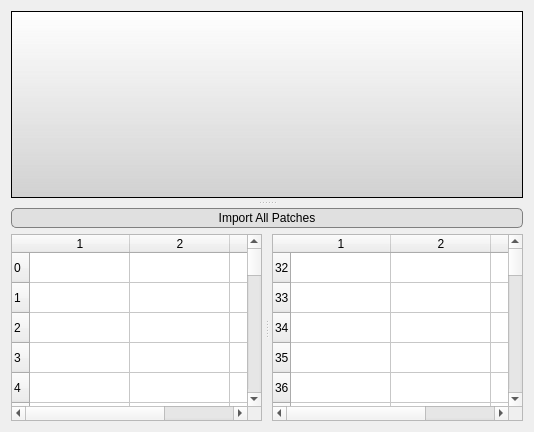
        <widget class="QWidget" name="tab_sd">
         <attribute name="title">
          <string>SD Card View</string>
         </attribute>
         <attribute name="toolTip">
          <string>Switch to view your SD card within the ZOIA Librarian</string>
         </attribute>
         <layout class="QHBoxLayout" name="horizontalLayout">
          <item>
           <widget class="QSplitter" name="splitter_sd_vert">
            <property name="sizePolicy">
             <sizepolicy hsizetype="Expanding" vsizetype="Expanding">
              <horstretch>0</horstretch>
              <verstretch>0</verstretch>
             </sizepolicy>
            </property>
            <property name="orientation">
             <enum>Qt::Vertical</enum>
            </property>
            <property name="handleWidth">
             <number>10</number>
            </property>
            <widget class="QTreeView" name="sd_tree">
             <property name="accessibleName">
              <string>SD Card Viewer</string>
             </property>
             <property name="accessibleDescription">
              <string>Dispalys the contents of the previously specified SD Card (which is specified via the menu bar at File-&gt;Specify SD Card path, or by using Alt+S and then specifying that way).</string>
             </property>
             <property name="styleSheet">
              <string notr="true">background-color: qlineargradient(spread:pad, x1:1, y1:1, x2:1, y2:0, stop:0 rgba(0, 0, 0, 32), stop:1 rgba(255, 255, 255, 255));</string>
             </property>
             <property name="lineWidth">
              <number>10000</number>
             </property>
             <property name="midLineWidth">
              <number>10000</number>
             </property>
             <property name="sizeAdjustPolicy">
              <enum>QAbstractScrollArea::AdjustIgnored</enum>
             </property>
             <property name="editTriggers">
              <set>QAbstractItemView::NoEditTriggers</set>
             </property>
             <property name="showDropIndicator" stdset="0">
              <bool>false</bool>
             </property>
             <property name="verticalScrollMode">
              <enum>QAbstractItemView::ScrollPerPixel</enum>
             </property>
             <property name="indentation">
              <number>20</number>
             </property>
             <property name="rootIsDecorated">
              <bool>true</bool>
             </property>
             <property name="sortingEnabled">
              <bool>false</bool>
             </property>
             <property name="animated">
              <bool>true</bool>
             </property>
             <property name="allColumnsShowFocus">
              <bool>true</bool>
             </property>
             <property name="wordWrap">
              <bool>false</bool>
             </property>
             <property name="headerHidden">
              <bool>true</bool>
             </property>
             <attribute name="headerVisible">
              <bool>false</bool>
             </attribute>
            </widget>
            <widget class="QWidget" name="layoutWidget_3">
             <layout class="QVBoxLayout" name="verticalLayout_11">
              <item>
               <widget class="QPushButton" name="import_all_btn">
                <property name="toolTip">
                 <string>Click here to import all patches currently listed below.</string>
                </property>
                <property name="statusTip">
                 <string>Click here to import all patches currently listed below.</string>
                </property>
                <property name="accessibleName">
                 <string>Import All Patches button</string>
                </property>
                <property name="accessibleDescription">
                 <string>Attempts to import all of the patches listed in the tables below (SD card table left and SD card table right) into the ZOIA Librarian. This requires that a folder is selected from the SD Card Viewer above that contains patches.</string>
                </property>
                <property name="styleSheet">
                 <string notr="true">QPushButton{
border-radius: 5px;
padding: 2px 2px 2px 2px;
border: 1px solid gray;
background-color: rgb(224, 224, 224);
}
QPushButton:hover{
	background-color: rgb(207, 232, 232);
}</string>
                </property>
                <property name="text">
                 <string>Import All Patches</string>
                </property>
               </widget>
              </item>
              <item>
               <widget class="QSplitter" name="splitter_sd_hori">
                <property name="orientation">
                 <enum>Qt::Horizontal</enum>
                </property>
                <property name="handleWidth">
                 <number>10</number>
                </property>
                <widget class="QTableWidget" name="table_sd_left">
                 <property name="acceptDrops">
                  <bool>true</bool>
                 </property>
                 <property name="accessibleName">
                  <string>SD Card Table left</string>
                 </property>
                 <property name="accessibleDescription">
                  <string>Displays patches that would occupy slots 0-31 on a ZOIA</string>
                 </property>
                 <property name="editTriggers">
                  <set>QAbstractItemView::NoEditTriggers</set>
                 </property>
                 <property name="dragEnabled">
                  <bool>false</bool>
                 </property>
                 <property name="dragDropOverwriteMode">
                  <bool>true</bool>
                 </property>
                 <property name="dragDropMode">
                  <enum>QAbstractItemView::DragDrop</enum>
                 </property>
                 <property name="defaultDropAction">
                  <enum>Qt::IgnoreAction</enum>
                 </property>
                 <property name="selectionMode">
                  <enum>QAbstractItemView::SingleSelection</enum>
                 </property>
                 <property name="selectionBehavior">
                  <enum>QAbstractItemView::SelectRows</enum>
                 </property>
                 <property name="rowCount">
                  <number>32</number>
                 </property>
                 <property name="columnCount">
                  <number>3</number>
                 </property>
                 <attribute name="horizontalHeaderStretchLastSection">
                  <bool>true</bool>
                 </attribute>
                 <row>
                  <property name="text">
                   <string>0</string>
                  </property>
                 </row>
                 <row>
                  <property name="text">
                   <string>1</string>
                  </property>
                 </row>
                 <row>
                  <property name="text">
                   <string>2</string>
                  </property>
                 </row>
                 <row>
                  <property name="text">
                   <string>3</string>
                  </property>
                 </row>
                 <row>
                  <property name="text">
                   <string>4</string>
                  </property>
                 </row>
                 <row>
                  <property name="text">
                   <string>5</string>
                  </property>
                 </row>
                 <row>
                  <property name="text">
                   <string>6</string>
                  </property>
                 </row>
                 <row>
                  <property name="text">
                   <string>7</string>
                  </property>
                 </row>
                 <row>
                  <property name="text">
                   <string>8</string>
                  </property>
                 </row>
                 <row>
                  <property name="text">
                   <string>9</string>
                  </property>
                 </row>
                 <row>
                  <property name="text">
                   <string>10</string>
                  </property>
                 </row>
                 <row>
                  <property name="text">
                   <string>11</string>
                  </property>
                 </row>
                 <row>
                  <property name="text">
                   <string>12</string>
                  </property>
                 </row>
                 <row>
                  <property name="text">
                   <string>13</string>
                  </property>
                 </row>
                 <row>
                  <property name="text">
                   <string>14</string>
                  </property>
                 </row>
                 <row>
                  <property name="text">
                   <string>15</string>
                  </property>
                 </row>
                 <row>
                  <property name="text">
                   <string>16</string>
                  </property>
                 </row>
                 <row>
                  <property name="text">
                   <string>17</string>
                  </property>
                 </row>
                 <row>
                  <property name="text">
                   <string>18</string>
                  </property>
                 </row>
                 <row>
                  <property name="text">
                   <string>19</string>
                  </property>
                 </row>
                 <row>
                  <property name="text">
                   <string>20</string>
                  </property>
                 </row>
                 <row>
                  <property name="text">
                   <string>21</string>
                  </property>
                 </row>
                 <row>
                  <property name="text">
                   <string>22</string>
                  </property>
                 </row>
                 <row>
                  <property name="text">
                   <string>23</string>
                  </property>
                 </row>
                 <row>
                  <property name="text">
                   <string>24</string>
                  </property>
                 </row>
                 <row>
                  <property name="text">
                   <string>25</string>
                  </property>
                 </row>
                 <row>
                  <property name="text">
                   <string>26</string>
                  </property>
                 </row>
                 <row>
                  <property name="text">
                   <string>27</string>
                  </property>
                 </row>
                 <row>
                  <property name="text">
                   <string>28</string>
                  </property>
                 </row>
                 <row>
                  <property name="text">
                   <string>29</string>
                  </property>
                 </row>
                 <row>
                  <property name="text">
                   <string>30</string>
                  </property>
                 </row>
                 <row>
                  <property name="text">
                   <string>31</string>
                  </property>
                 </row>
                 <column/>
                 <column/>
                 <column/>
                </widget>
                <widget class="QTableWidget" name="table_sd_right">
                 <property name="acceptDrops">
                  <bool>true</bool>
                 </property>
                 <property name="accessibleName">
                  <string>SD Card Table right</string>
                 </property>
                 <property name="accessibleDescription">
                  <string>Displays patches that would occupy slots 32-63 on a ZOIA</string>
                 </property>
                 <property name="editTriggers">
                  <set>QAbstractItemView::NoEditTriggers</set>
                 </property>
                 <property name="dragDropMode">
                  <enum>QAbstractItemView::DragDrop</enum>
                 </property>
                 <property name="selectionMode">
                  <enum>QAbstractItemView::SingleSelection</enum>
                 </property>
                 <property name="selectionBehavior">
                  <enum>QAbstractItemView::SelectRows</enum>
                 </property>
                 <property name="rowCount">
                  <number>32</number>
                 </property>
                 <property name="columnCount">
                  <number>3</number>
                 </property>
                 <attribute name="horizontalHeaderStretchLastSection">
                  <bool>true</bool>
                 </attribute>
                 <row>
                  <property name="text">
                   <string>32</string>
                  </property>
                 </row>
                 <row>
                  <property name="text">
                   <string>33</string>
                  </property>
                 </row>
                 <row>
                  <property name="text">
                   <string>34</string>
                  </property>
                 </row>
                 <row>
                  <property name="text">
                   <string>35</string>
                  </property>
                 </row>
                 <row>
                  <property name="text">
                   <string>36</string>
                  </property>
                 </row>
                 <row>
                  <property name="text">
                   <string>37</string>
                  </property>
                 </row>
                 <row>
                  <property name="text">
                   <string>38</string>
                  </property>
                 </row>
                 <row>
                  <property name="text">
                   <string>39</string>
                  </property>
                 </row>
                 <row>
                  <property name="text">
                   <string>40</string>
                  </property>
                 </row>
                 <row>
                  <property name="text">
                   <string>41</string>
                  </property>
                 </row>
                 <row>
                  <property name="text">
                   <string>42</string>
                  </property>
                 </row>
                 <row>
                  <property name="text">
                   <string>43</string>
                  </property>
                 </row>
                 <row>
                  <property name="text">
                   <string>44</string>
                  </property>
                 </row>
                 <row>
                  <property name="text">
                   <string>45</string>
                  </property>
                 </row>
                 <row>
                  <property name="text">
                   <string>46</string>
                  </property>
                 </row>
                 <row>
                  <property name="text">
                   <string>47</string>
                  </property>
                 </row>
                 <row>
                  <property name="text">
                   <string>48</string>
                  </property>
                 </row>
                 <row>
                  <property name="text">
                   <string>49</string>
                  </property>
                 </row>
                 <row>
                  <property name="text">
                   <string>50</string>
                  </property>
                 </row>
                 <row>
                  <property name="text">
                   <string>51</string>
                  </property>
                 </row>
                 <row>
                  <property name="text">
                   <string>52</string>
                  </property>
                 </row>
                 <row>
                  <property name="text">
                   <string>53</string>
                  </property>
                 </row>
                 <row>
                  <property name="text">
                   <string>54</string>
                  </property>
                 </row>
                 <row>
                  <property name="text">
                   <string>55</string>
                  </property>
                 </row>
                 <row>
                  <property name="text">
                   <string>56</string>
                  </property>
                 </row>
                 <row>
                  <property name="text">
                   <string>57</string>
                  </property>
                 </row>
                 <row>
                  <property name="text">
                   <string>58</string>
                  </property>
                 </row>
                 <row>
                  <property name="text">
                   <string>59</string>
                  </property>
                 </row>
                 <row>
                  <property name="text">
                   <string>60</string>
                  </property>
                 </row>
                 <row>
                  <property name="text">
                   <string>61</string>
                  </property>
                 </row>
                 <row>
                  <property name="text">
                   <string>62</string>
                  </property>
                 </row>
                 <row>
                  <property name="text">
                   <string>63</string>
                  </property>
                 </row>
                 <column/>
                 <column/>
                 <column/>
                </widget>
               </widget>
              </item>
             </layout>
            </widget>
           </widget>
          </item>
         </layout>
        </widget>
